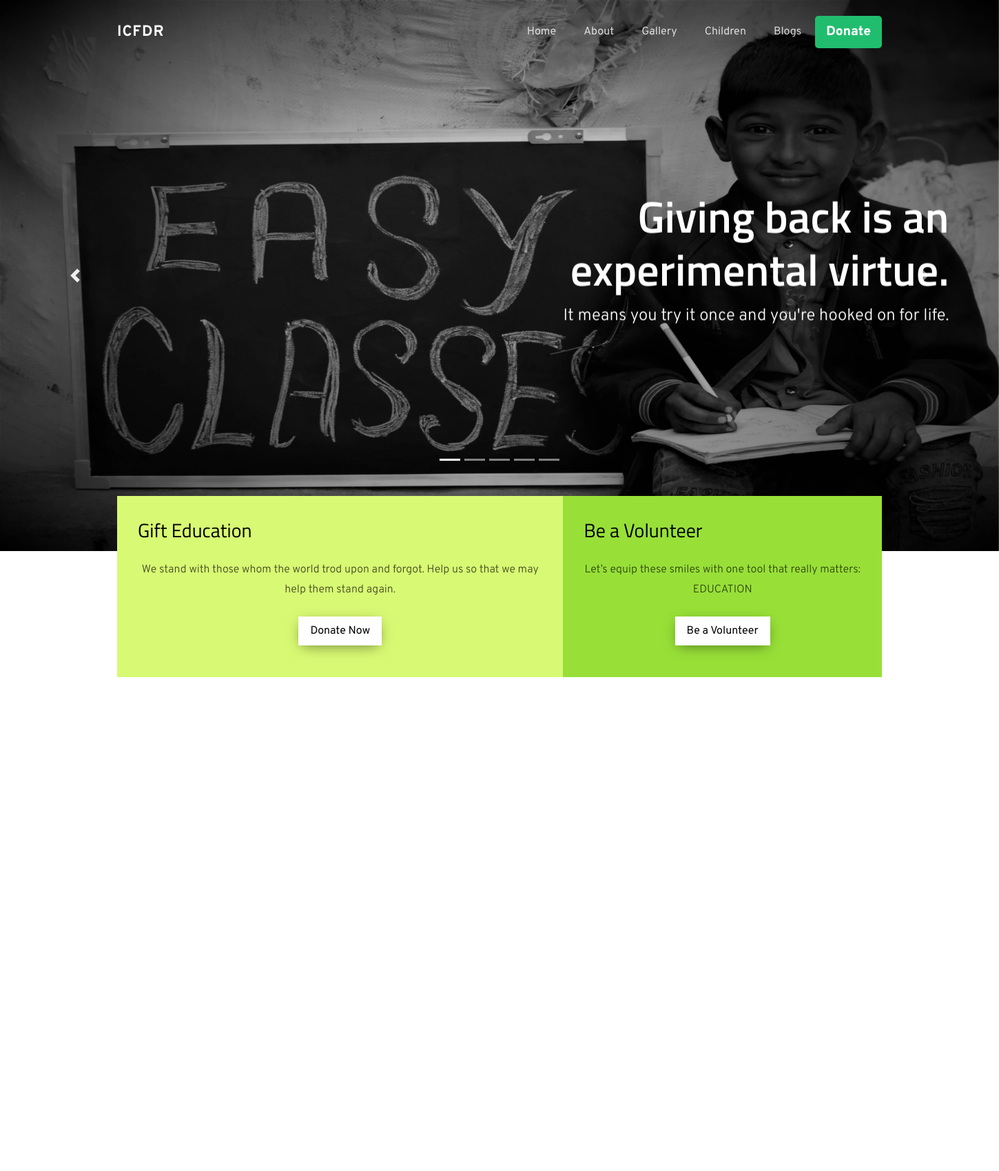
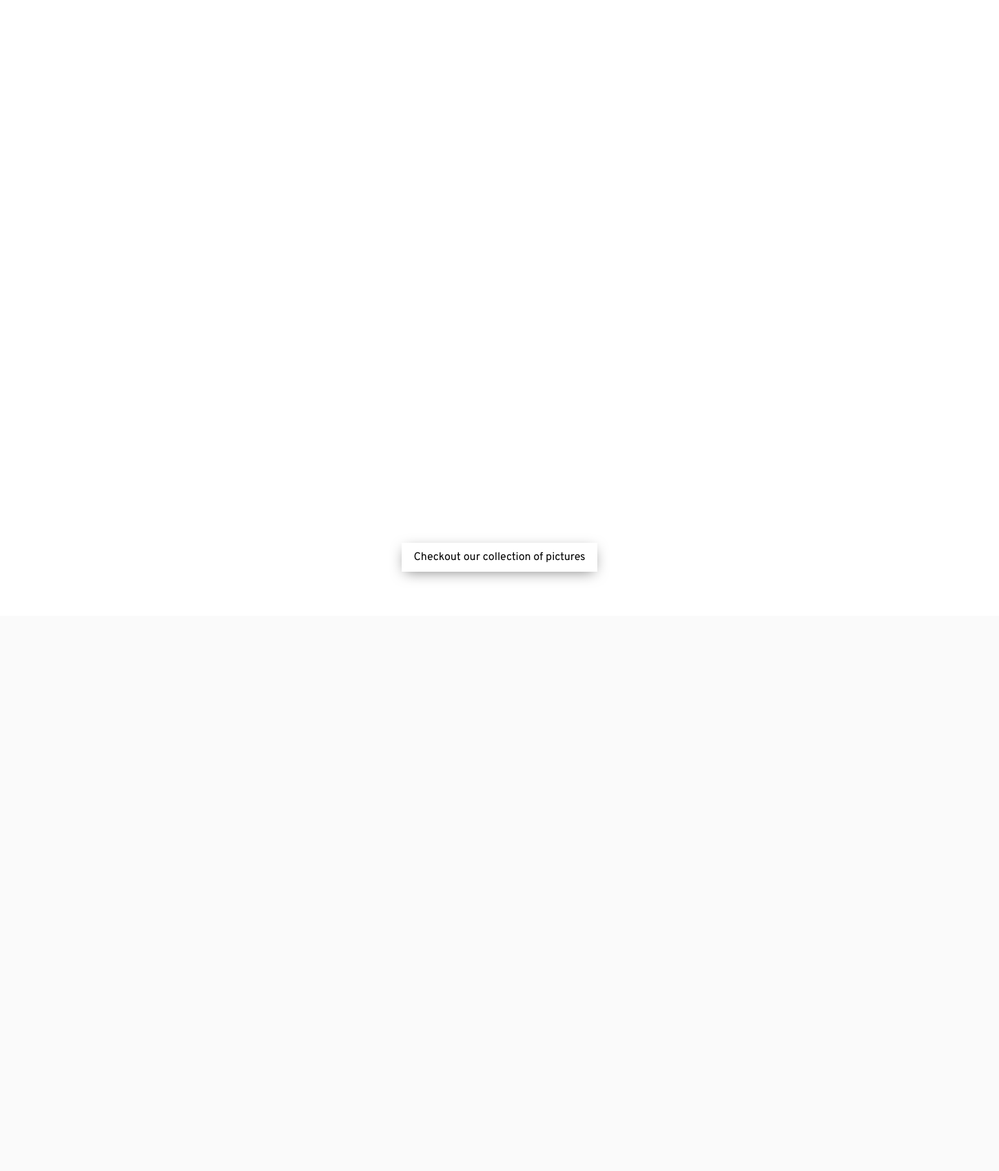
The page / (upper part) on the database its author committed (2 pictures, top to bottom).
### website/models.py (models this page shows, shortened)
class Slider(models.Model):
    image = models.ImageField(upload_to='images/slider/', default='')
    heading = models.CharField(max_length=100)
    description = models.CharField(max_length=100, blank=True, default='')
    class Meta:
        verbose_name_plural = 'Slider'

class JoinUs(models.Model):
    heading = models.CharField(max_length=100)
    description = models.TextField()
    button_text = models.CharField(max_length=50)
    class Meta:
        verbose_name_plural = 'Join Us'

### website/views.py (the view)
# urls.py: path('', views.index,name = 'home'),
def index(request, moveToBlogs=None):
    data = {
        'Slider': Slider.objects.all(),
        'Vision': Vision.objects.all(),
        'VisionIcons': VisionIcons.objects.all(),
        'GalleryRow1': Gallery.objects.all()[:4],
        'GalleryRow2': Gallery.objects.all()[4:8],
        'OurCauses': OurCauses.objects.all(),
        'JoinUs': JoinUs.objects.all(),
        'OurChildrensSection': OurChildrensSection.objects.all(),
        'OurChildrens': OurChildrens.objects.all(),
        'BlogSection': BlogSection.objects.all(),
        'Blogs': Blogs.objects.all().order_by('-id')[:3],
        'campaigns': Campaign.objects.all().order_by('-id')[:5],
    }
    return render(request, 'index.html', data)

### website/templates/index.html (shortened to what this page needs)
{% extends 'base.html' %}
{% block content %}
{% load static %}
<header>
  <div id="carousel" class="carousel slide" data-ride="carousel">
	<ol class="carousel-indicators">
	{% for slider in Slider %}
		{% if forloop.first %}
	  <li data-target="#carousel" data-slide-to="{{ forloop.counter0 }}" class="active"></li>
		{% else %}
	  <li data-target="#carousel" data-slide-to="{{ forloop.counter0 }}"></li>
		{% endif %}
	{% endfor %}
	</ol>
	<div class="carousel-inner" role="listbox">
	  {% for slider in Slider %}
		{% if forloop.first %}
	  <div class="carousel-item active"  style="background-image: url('{{ slider.image.url }}');background-size: 100% 100%;">
		<div class="carousel-caption d-none d-md-block">
		  <h2 class="display-4">{{ slider.heading }}</h2>
		  <p class="lead" style="text-align:right;">{{ slider.description }}</p>
		</div>
	  </div>
	  {% endif %}
	  {% endfor %}
	</div>
	<a class="carousel-control-prev" href="#carousel" role="button" data-slide="prev">
		  <span class="carousel-control-prev-icon" aria-hidden="true"></span>
		</a>
	<a class="carousel-control-next" href="#carousel" role="button" data-slide="next">
		  <span class="carousel-control-next-icon" aria-hidden="true"></span>
		</a>
  </div>
</header>
    <section id="donate" class="ftco-counter ftco-intro" id="section-counter">
    	<div class="container">
    		<div class="row no-gutters">
          <div class="col-md-7 d-flex justify-content-center counter-wrap ftco-animate">
            <div class="block-18 color-2 align-items-stretch">
              <div class="text">
              	<h3 class="mb-4">Gift Education</h3>
              	<p>We stand with those whom the world trod upon and forgot. Help us so that we may help them stand again.</p>
              	<p><a target="_blank" href="https://www.payumoney.com/paybypayumoney/#/DFE2878E860D57AF8E18DFEF38EBE7EC" class="btn btn-white px-3 py-2 mt-2">Donate Now</a></p>
              </div>
            </div>
          </div>
		  {% for join in JoinUs %}
          <div class="col-md d-flex justify-content-center counter-wrap ftco-animate">
            <div class="block-18 color-3 align-items-stretch">
              <div class="text">
              	<h3 class="mb-4">{{ join.heading }}</h3>
              	<p>{{ join.description }}</p>
              	<p><a target="_blank" href="http://icfdr.org/be-a-part/social-work-volunteer/" class="btn btn-white px-3 py-2 mt-2">{{ join.button_text }}</a></p>
              </div>
            </div>
          </div>
		  {% endfor %}
    		</div>
    	</div>
    </section>
    <section id="vision" class="ftco-section">
    	<div class="container">
		<div class="row justify-content-center mb-5 pb-3">
        </div>
    		<div class="row">
			</div>
    	</div>
    </section>
    <section id="gallery" class="ftco-gallery">
		<div class="row justify-content-center mb-5 pb-3">
        </div>
    	<div class="d-md-flex">
    	</div>
		<div class="d-md-flex">
    	</div>
		<div class="row justify-content-center pb-3 mt-5 mb-5">
			<a href="{% url 'gallery' %}" type="button" class="btn btn-white px-3 py-2 mt-2">Checkout our collection of pictures</a>
		</div>
    </section>
    <section id="children" class="ftco-section bg-light">
    	<div class="container-fluid">
    		<div class="row justify-content-center mb-5 pb-3">
        </div>
    		<div class="row">
    		</div>
    	</div>
    </section>
{% endblock %}

### rows shown on the page
Slider: image (picture), heading "Giving back is an experimental virtue.", description "It means you try it once and you're hooked on for life."
JoinUs: heading "Be a Volunteer", description "Let’s equip these smiles with one tool that really matters: EDUCATION", button_text "Be a Volunteer"
